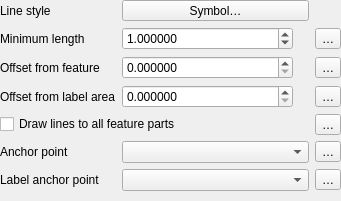
<?xml version="1.0" encoding="UTF-8"?>
<ui version="4.0">
 <class>WidgetSimpleLineCallout</class>
 <widget class="QWidget" name="WidgetSimpleLineCallout">
  <property name="geometry">
   <rect>
    <x>0</x>
    <y>0</y>
    <width>341</width>
    <height>201</height>
   </rect>
  </property>
  <property name="windowTitle">
   <string notr="true">Form</string>
  </property>
  <layout class="QVBoxLayout" name="verticalLayout">
   <property name="leftMargin">
    <number>0</number>
   </property>
   <property name="topMargin">
    <number>0</number>
   </property>
   <property name="rightMargin">
    <number>0</number>
   </property>
   <property name="bottomMargin">
    <number>0</number>
   </property>
   <item>
    <layout class="QGridLayout" name="gridLayout_45" columnstretch="0,0,0,0">
     <property name="leftMargin">
      <number>0</number>
     </property>
     <property name="topMargin">
      <number>0</number>
     </property>
     <item row="0" column="0">
      <widget class="QLabel" name="label">
       <property name="text">
        <string>Line style</string>
       </property>
      </widget>
     </item>
     <item row="5" column="0">
      <widget class="QLabel" name="mAnchorPointLbl">
       <property name="text">
        <string>Anchor point</string>
       </property>
      </widget>
     </item>
     <item row="2" column="2">
      <widget class="QgsUnitSelectionWidget" name="mOffsetFromAnchorUnitWidget" native="true">
       <property name="minimumSize">
        <size>
         <width>10</width>
         <height>0</height>
        </size>
       </property>
       <property name="focusPolicy">
        <enum>Qt::StrongFocus</enum>
       </property>
      </widget>
     </item>
     <item row="1" column="3">
      <widget class="QgsPropertyOverrideButton" name="mMinCalloutLengthDDBtn">
       <property name="text">
        <string>…</string>
       </property>
      </widget>
     </item>
     <item row="3" column="0">
      <widget class="QLabel" name="label_47">
       <property name="text">
        <string>Offset from label area</string>
       </property>
      </widget>
     </item>
     <item row="5" column="1" colspan="2">
      <widget class="QComboBox" name="mAnchorPointComboBox"/>
     </item>
     <item row="2" column="0">
      <widget class="QLabel" name="label_46">
       <property name="text">
        <string>Offset from feature</string>
       </property>
      </widget>
     </item>
     <item row="0" column="1" colspan="2">
      <widget class="QgsSymbolButton" name="mCalloutLineStyleButton">
       <property name="sizePolicy">
        <sizepolicy hsizetype="Preferred" vsizetype="Fixed">
         <horstretch>0</horstretch>
         <verstretch>0</verstretch>
        </sizepolicy>
       </property>
       <property name="text">
        <string>Symbol…</string>
       </property>
      </widget>
     </item>
     <item row="3" column="2">
      <widget class="QgsUnitSelectionWidget" name="mOffsetFromLabelUnitWidget" native="true">
       <property name="minimumSize">
        <size>
         <width>10</width>
         <height>0</height>
        </size>
       </property>
       <property name="focusPolicy">
        <enum>Qt::StrongFocus</enum>
       </property>
      </widget>
     </item>
     <item row="4" column="3">
      <widget class="QgsPropertyOverrideButton" name="mDrawToAllPartsDDBtn">
       <property name="text">
        <string>…</string>
       </property>
      </widget>
     </item>
     <item row="3" column="3">
      <widget class="QgsPropertyOverrideButton" name="mOffsetFromLabelDDBtn">
       <property name="text">
        <string>…</string>
       </property>
      </widget>
     </item>
     <item row="1" column="2">
      <widget class="QgsUnitSelectionWidget" name="mMinCalloutWidthUnitWidget" native="true">
       <property name="minimumSize">
        <size>
         <width>10</width>
         <height>0</height>
        </size>
       </property>
       <property name="focusPolicy">
        <enum>Qt::StrongFocus</enum>
       </property>
      </widget>
     </item>
     <item row="2" column="1">
      <widget class="QgsDoubleSpinBox" name="mOffsetFromAnchorSpin">
       <property name="sizePolicy">
        <sizepolicy hsizetype="Preferred" vsizetype="Fixed">
         <horstretch>1</horstretch>
         <verstretch>0</verstretch>
        </sizepolicy>
       </property>
       <property name="decimals">
        <number>6</number>
       </property>
       <property name="maximum">
        <double>100000.000000000000000</double>
       </property>
       <property name="singleStep">
        <double>0.200000000000000</double>
       </property>
       <property name="value">
        <double>0.000000000000000</double>
       </property>
       <property name="showClearButton" stdset="0">
        <bool>true</bool>
       </property>
      </widget>
     </item>
     <item row="4" column="0" colspan="3">
      <widget class="QCheckBox" name="mDrawToAllPartsCheck">
       <property name="text">
        <string>Draw lines to all feature parts</string>
       </property>
      </widget>
     </item>
     <item row="2" column="3">
      <widget class="QgsPropertyOverrideButton" name="mOffsetFromAnchorDDBtn">
       <property name="text">
        <string>…</string>
       </property>
      </widget>
     </item>
     <item row="1" column="1">
      <widget class="QgsDoubleSpinBox" name="mMinCalloutLengthSpin">
       <property name="sizePolicy">
        <sizepolicy hsizetype="Preferred" vsizetype="Fixed">
         <horstretch>1</horstretch>
         <verstretch>0</verstretch>
        </sizepolicy>
       </property>
       <property name="decimals">
        <number>6</number>
       </property>
       <property name="maximum">
        <double>100000.000000000000000</double>
       </property>
       <property name="singleStep">
        <double>0.200000000000000</double>
       </property>
       <property name="value">
        <double>1.000000000000000</double>
       </property>
       <property name="showClearButton" stdset="0">
        <bool>true</bool>
       </property>
      </widget>
     </item>
     <item row="5" column="3">
      <widget class="QgsPropertyOverrideButton" name="mAnchorPointDDBtn">
       <property name="text">
        <string>…</string>
       </property>
      </widget>
     </item>
     <item row="1" column="0">
      <widget class="QLabel" name="label_45">
       <property name="text">
        <string>Minimum length</string>
       </property>
      </widget>
     </item>
     <item row="3" column="1">
      <widget class="QgsDoubleSpinBox" name="mOffsetFromLabelSpin">
       <property name="sizePolicy">
        <sizepolicy hsizetype="Preferred" vsizetype="Fixed">
         <horstretch>1</horstretch>
         <verstretch>0</verstretch>
        </sizepolicy>
       </property>
       <property name="decimals">
        <number>6</number>
       </property>
       <property name="maximum">
        <double>100000.000000000000000</double>
       </property>
       <property name="singleStep">
        <double>0.200000000000000</double>
       </property>
       <property name="value">
        <double>0.000000000000000</double>
       </property>
       <property name="showClearButton" stdset="0">
        <bool>true</bool>
       </property>
      </widget>
     </item>
     <item row="6" column="0">
      <widget class="QLabel" name="mAnchorPointLbl_2">
       <property name="text">
        <string>Label anchor point</string>
       </property>
      </widget>
     </item>
     <item row="6" column="1" colspan="2">
      <widget class="QComboBox" name="mLabelAnchorPointComboBox"/>
     </item>
     <item row="6" column="3">
      <widget class="QgsPropertyOverrideButton" name="mLabelAnchorPointDDBtn">
       <property name="text">
        <string>…</string>
       </property>
      </widget>
     </item>
    </layout>
   </item>
   <item>
    <spacer name="verticalSpacer">
     <property name="orientation">
      <enum>Qt::Vertical</enum>
     </property>
     <property name="sizeHint" stdset="0">
      <size>
       <width>20</width>
       <height>40</height>
      </size>
     </property>
    </spacer>
   </item>
  </layout>
 </widget>
 <customwidgets>
  <customwidget>
   <class>QgsDoubleSpinBox</class>
   <extends>QDoubleSpinBox</extends>
   <header>qgsdoublespinbox.h</header>
  </customwidget>
  <customwidget>
   <class>QgsPropertyOverrideButton</class>
   <extends>QToolButton</extends>
   <header>qgspropertyoverridebutton.h</header>
  </customwidget>
  <customwidget>
   <class>QgsUnitSelectionWidget</class>
   <extends>QWidget</extends>
   <header>qgsunitselectionwidget.h</header>
   <container>1</container>
  </customwidget>
  <customwidget>
   <class>QgsSymbolButton</class>
   <extends>QToolButton</extends>
   <header>qgssymbolbutton.h</header>
  </customwidget>
 </customwidgets>
 <tabstops>
  <tabstop>mCalloutLineStyleButton</tabstop>
  <tabstop>mMinCalloutLengthSpin</tabstop>
  <tabstop>mMinCalloutWidthUnitWidget</tabstop>
  <tabstop>mMinCalloutLengthDDBtn</tabstop>
  <tabstop>mOffsetFromAnchorSpin</tabstop>
  <tabstop>mOffsetFromAnchorUnitWidget</tabstop>
  <tabstop>mOffsetFromAnchorDDBtn</tabstop>
  <tabstop>mOffsetFromLabelSpin</tabstop>
  <tabstop>mOffsetFromLabelUnitWidget</tabstop>
  <tabstop>mOffsetFromLabelDDBtn</tabstop>
  <tabstop>mDrawToAllPartsCheck</tabstop>
  <tabstop>mDrawToAllPartsDDBtn</tabstop>
  <tabstop>mAnchorPointComboBox</tabstop>
  <tabstop>mAnchorPointDDBtn</tabstop>
  <tabstop>mLabelAnchorPointComboBox</tabstop>
  <tabstop>mLabelAnchorPointDDBtn</tabstop>
 </tabstops>
 <resources/>
 <connections/>
</ui>
